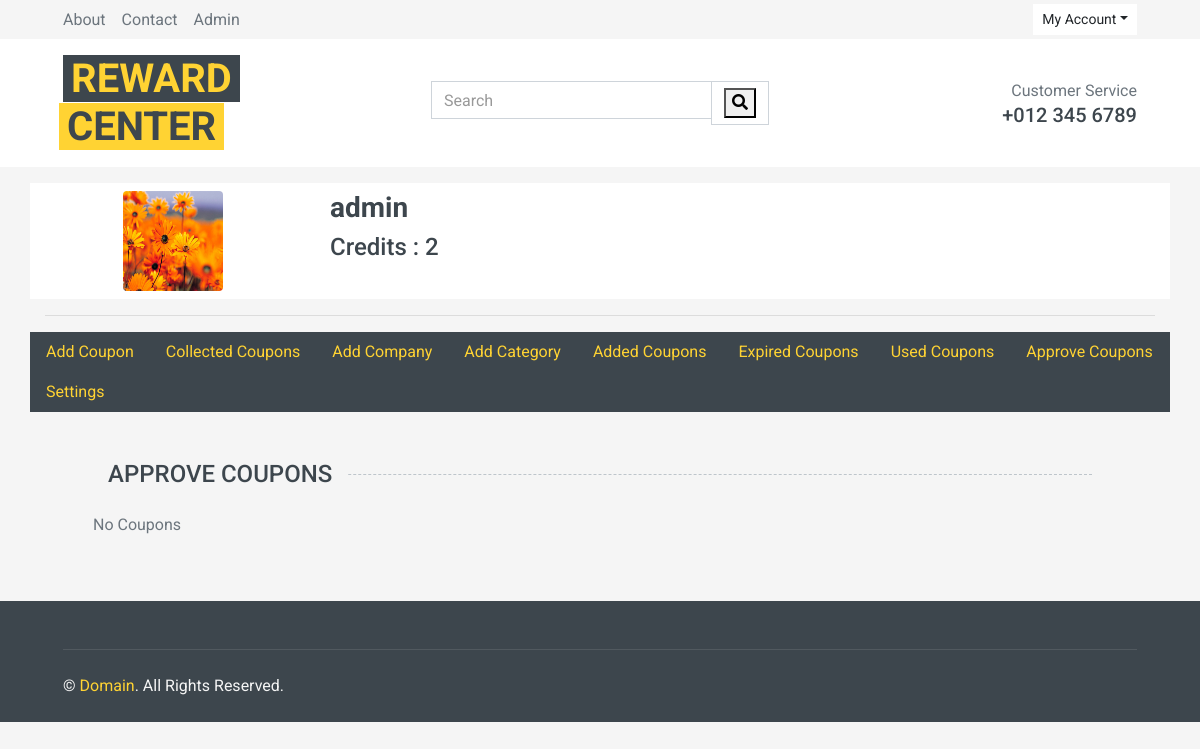
/approve-coupons/ (signed in), run on the app's committed database.
### myapp/models.py (models this page shows)
class UserProfile(models.Model):
  user = models.OneToOneField(User, on_delete=models.CASCADE)
  credits = models.IntegerField(default=5)
  dp = models.ImageField(upload_to='user_dp/', null=True, blank=True)

### myapp/views.py (the view, shortened to what this page needs)
# urls.py: path('approve-coupons/', views.ApproveCoupons.as_view(), name="approve-coupons"),
@method_decorator(login_required, name='dispatch')
class ApproveCoupons(View):
  def get(self, request):
    if request.user.is_superuser:
      profiledetail = UserProfile.objects.filter(user_id=request.user.id)
      coupons = Coupon.objects.filter(approved=False)
      context = dict(coupons=coupons, profiledetail=profiledetail)
      return render(request, 'myapp/approve-coupon.html', context)
    return redirect("profile")

### myapp/templates/myapp/approve-coupon.html (shortened to what this page needs)
{% extends 'myapp/base.html' %}
{% load static %}
{% block profileheader %}
{% include 'myapp/profile-mid-portion.html' %}
{% endblock profileheader %}
{% block content %}
  <div class="container pt-5 pb-3">
    <h4 class="section-title position-relative text-uppercase mx-xl-5 mb-4"><span class="bg-secondary pr-3">Approve Coupons</span></h4>
    <div class="row px-xl-5">
      {% if coupons %}
      <table class="table">
        <thead>
          <tr>
            <th>S no</th>
            <th>Image</th>
            <th>Title</th>
            <th>Category</th>
            <th>Company</th>
            <th>Code</th>
            <th>Added By</th>
            <th>Action</th>
          </tr>
        </thead>
        <tbody>
          {% for c in coupons %}
          <tr>
            <td>{{forloop.counter}}</td>
            <td><img src="{{c.image.url}}" alt="Coupon Image" width="80px" height="80px"></td>
            <td>{{c.title}}</td>
            <td>{{c.category}}</td>
            <td>{{c.company}}</td>
            <td> <div class="alert alert-success" onclick="copy(event, `{{c.code}}`)" id="code" style="cursor:pointer">{{c.code}} <small id="small-alert" style="color:red;"></small> </div></td>
            <td>{{c.added_by}}</td>
            <th><form action="" method="post" style="display:inline;">
                {% csrf_token %}
                <input type="hidden" name="userId" value="{{c.added_by.id}}">
                <input type="hidden" name="purpose" value="Yes">
                <input type="hidden" name="couponId" value="{{c.id}}">
                <button type="submit" class="btn btn-warning">Yes</button>
              </form>
              <form action="" method="post" style="display:inline;">
                {% csrf_token %}
                <input type="hidden" name="userId" value="{{c.added_by.id}}">
                <input type="hidden" name="purpose" value="No">
                <input type="hidden" name="couponId" value="{{c.id}}">
                <button type="submit" class="btn btn-danger">No/Delete</button>
              </form>
            </th>
          </tr>
          {% endfor %}
        </tbody>
      </table>
      {% else %}
        <div>No Coupons</div>
      {% endif %}
    </div>
</div>
</div>
{% endblock content %}

### myapp/templates/myapp/profile-mid-portion.html
{% load static %}
<div class="container">
  <div class="row my-3 bg-light">
    <div class="col-3 py-2 align-self-start">
      {% for pd in profiledetail %}
      {% if pd.dp %}
      <img src="{{pd.dp.url}}" alt="Profile Picture" class="rounded mx-auto d-block" style="border-radius: 40%;" width="100px" height="100px">
      {% else %}
      <img src="{% static 'myapp/images/user.jpg' %}" alt="Profile Picture" class="mx-auto d-block" style="border-radius: 50%;" width="100px" height="100px">
      {% endif %}
    </div>
    <div class="col-3 py-2">
      <h3>{{request.user}} {{request.user.profile}}</h3>
      <h4>Credits : {{pd.credits}}</h4>
      {% endfor %}
    </div>
  </div>
  <hr>
  <div class="row bg-dark">
    <a href="{% url 'add-coupon' %}" class="nav-item nav-link">Add Coupon</a>
    <a href="{% url 'profile' %}" class="nav-item nav-link">Collected Coupons</a>
    <a href="{% url 'add-company' %}" class="nav-item nav-link">Add Company</a>
    <a href="{% url 'add-category' %}" class="nav-item nav-link">Add Category</a>
    <a href="{% url 'added-coupons' %}" class="nav-item nav-link">Added Coupons</a>
    <a href="{% url 'expired-coupons' %}" class="nav-item nav-link">Expired Coupons</a>
    <a href="{% url 'used-coupons' %}" class="nav-item nav-link">Used Coupons</a>
    {% if user.is_superuser %}
    <a href="{% url 'approve-coupons' %}" class="nav-item nav-link">Approve Coupons</a>
    {% else %}
    <a href="{% url 'coupon-status' %}" class="nav-item nav-link">Coupon Status</a>
    {% endif %}
    <a href="{% url 'profile-update' %}" class="nav-item nav-link">Settings</a>
  </div>

### data on the page
UserProfile: dp (picture), credits "2"

### other printed values
{{ request.user }} "admin"
